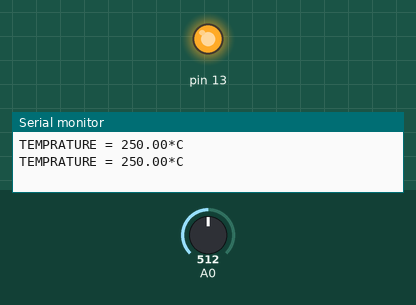
The sketch below on a simulated Arduino Uno, built with avr-gcc and run on an emulated ATmega328P. Shown: output pins drawn as LEDs (lit = HIGH), the last lines printed to the serial monitor. The test bench sets the inputs (shaded band); at power-on: A0 = 512.

Above: at 2.8 s.
2.9 s: A0 set to 39
5.6 s: A0 set to 32
At 6.6 s:
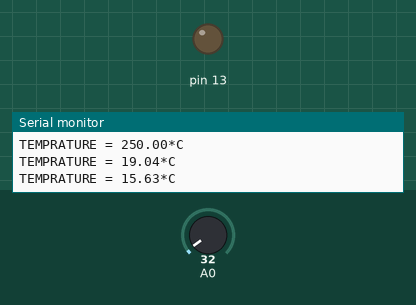
8.3 s: A0 set to 122
At 10.9 s:
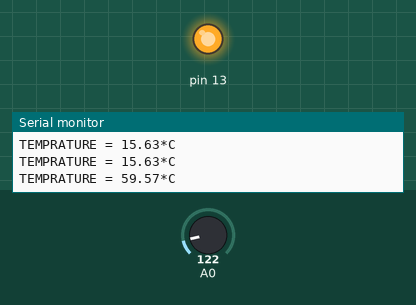
11.5 s: A0 set to 8
At 12.4 s:
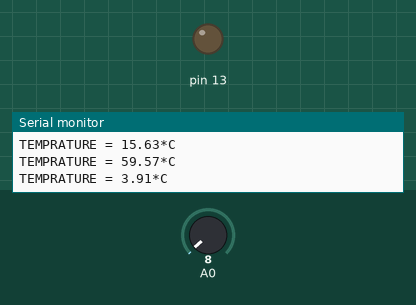
Timing chart, 0 to 14.5 s (numbered marks = the images above; inputs shaded):
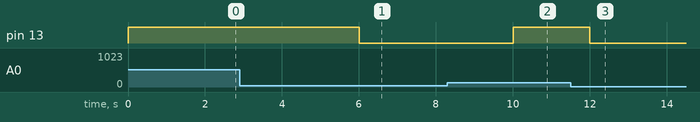

The sketch:

Arduino_Workshop.ino
```cpp
int val=0;


void setup()
{
   pinMode(13, OUTPUT);
  Serial.begin(9600);
}
void loop()
{
  val = analogRead(A0);
  float mv = ( val/1024.0)*5000;
  float cel = mv/10;

  Serial.print("TEMPRATURE = ");
  Serial.print(cel);
  Serial.print("*C");
  Serial.println();
  if (cel>18){
    digitalWrite (13, HIGH);
    delay(1000);
  }
  else{
     digitalWrite (13, LOW);
     delay(1000);
  }

  delay(1000);

}
```

Measured:
- the behaviour switches between 37 and 36 on A0 (found by bisection; images 0 and 1)
- after the input at 5.6 s, pin 13: HIGH → LOW after 0.40 s
- after the input at 8.3 s, pin 13: LOW → HIGH after 1.7 s
- after the input at 11.5 s, pin 13: HIGH → LOW after 0.51 s
